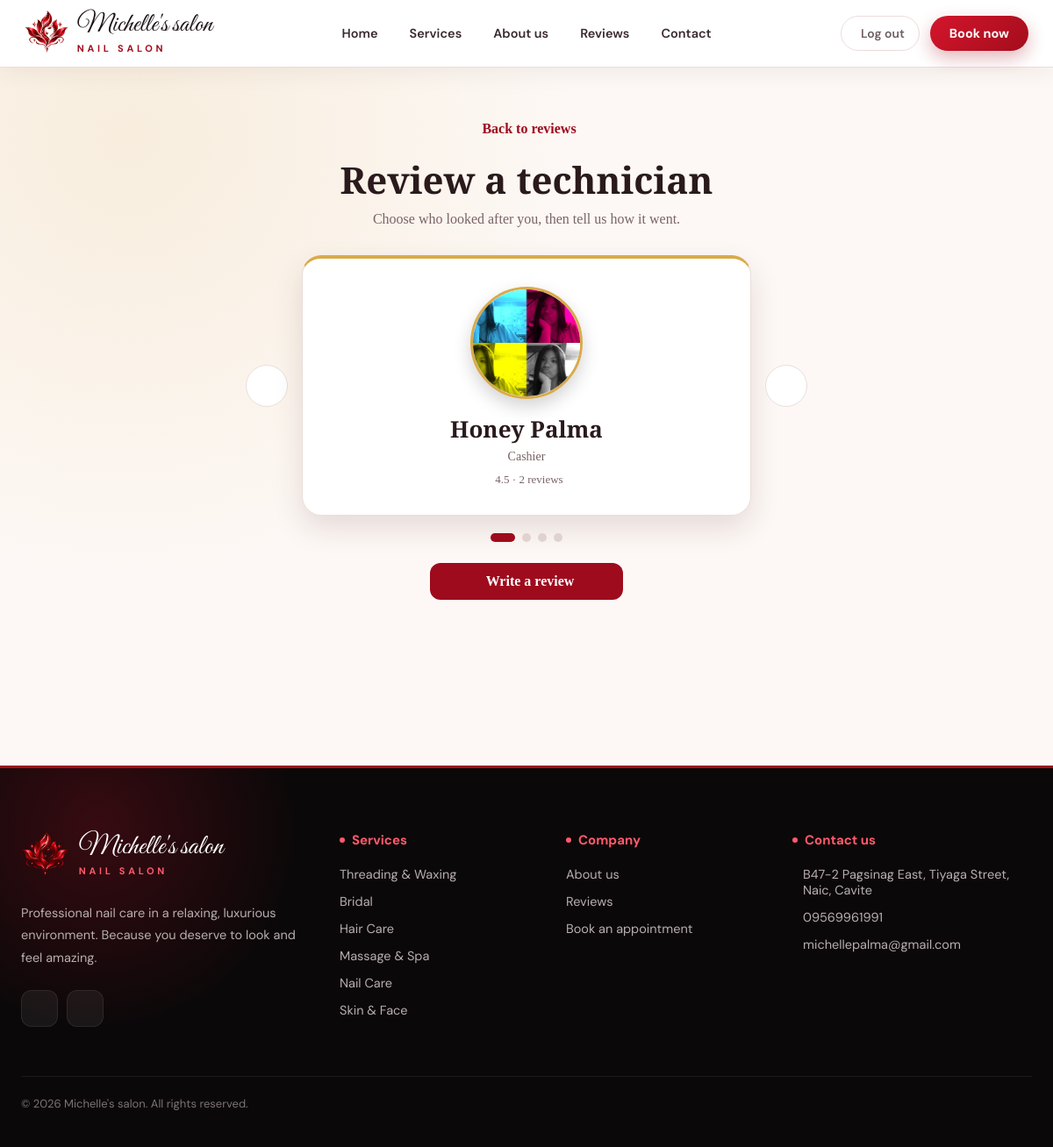
Screenshot of /reviews/new/ (signed in) with the database file from the repository.
### apiprojects/models.py (models this page shows, shortened)
class SiteSettings(models.Model):
    salon_name = models.CharField(max_length=80, default="Michelle's salon")
    tagline = models.CharField(max_length=60, default="NAIL SALON")
    logo = models.ImageField(upload_to="site/", blank=True,
                             help_text="Leave empty to use the built-in logo.")
    description = models.TextField(
        default="Professional nail care in a relaxing, luxurious environment. "
                "Because you deserve to look and feel amazing."
    )
    facebook_url = models.URLField(blank=True)
    instagram_url = models.URLField(blank=True)
    tiktok_url = models.URLField(blank=True)
    address = models.CharField(max_length=255, blank=True)
    map_link = models.URLField(blank=True, help_text="Optional Google Maps link for the address.")
    phone = models.CharField(max_length=30, blank=True)
    email = models.EmailField(blank=True)
    login_banner = models.ImageField(upload_to="site/", blank=True, null=True)
    login_banner_caption = models.CharField(
        max_length=240,
        blank=True,
        default="Professional nail care in a relaxing, luxurious environment. Because you deserve to look and feel amazing.",
    )
    class Meta:
        verbose_name = "Site settings"
        verbose_name_plural = "Site settings"

class Staff(models.Model):
    user = models.OneToOneField(settings.AUTH_USER_MODEL, on_delete=models.SET_NULL, related_name="staff_profile", null=True, blank=True)
    name = models.CharField(max_length=100)
    role = models.CharField(max_length=60, blank=True)
    image = models.ImageField(upload_to="staff/")
    number = models.CharField(max_length=20, null=True, blank=True)
    location = models.CharField(max_length=100, null=True, blank=True)
    base_salary = models.DecimalField(max_digits=10, decimal_places=2, default=0)
    commission_rate = models.DecimalField(max_digits=4, decimal_places=2, default=0)
    class Meta:
        verbose_name_plural = "staff"

class ServiceCategory(models.Model):
    name = models.CharField(max_length=50, unique=True)
    image = models.ImageField(upload_to="categories/", blank=True)
    description = models.TextField(blank=True)
    starting_price = models.DecimalField(
        max_digits=8, decimal_places=2, null=True, blank=True,
        help_text="Shown as 'From ₱…' in the Our Services section.",
    )
    tick_popular = models.BooleanField(default=False, verbose_name="Most popular")
    class Meta:
        verbose_name_plural = "service categories"

### apiprojects/views.py (the view, shortened to what this page needs)
# urls.py: path("reviews/new/", views.review_create, name="review_create"),
@login_required
def review_create(request):
    staff_members = list(
        Staff.objects
        .annotate(avg_rating=Avg("reviews__rating"), review_count=Count("reviews"))
        .order_by("name")
    )
    mine = {r.staff_id: r for r in Review.objects.filter(user=request.user)}
    for s in staff_members:
        existing = mine.get(s.pk)
        s.my_rating = existing.rating if existing else ""
        s.my_message = existing.message if existing else ""
    selected_id = request.GET.get("staff", "")
    form = ReviewForm()
    return render(request, "appointments/review_form.html", {
        "staff_members": staff_members,
        "form": form,
        "selected_id": selected_id,
        **_landing_context(),
    })

### apiprojects/views.py (called while the page is built)
def _landing_context():
    return {
        "categories": ServiceCategory.objects.order_by("-tick_popular", "name"),
        "about": AboutSection.objects.first() or AboutSection.objects.create(),
        "site": SiteSettings.objects.first() or SiteSettings.objects.create(),
        "footer_services": FooterLink.objects.filter(column="services", is_active=True),
        "footer_company": FooterLink.objects.filter(column="company", is_active=True),
    }

### apiprojects/templates/appointments/review_form.html (shortened to what this page needs)
{% extends 'appointments/urltemplate.html' %}
{% load static %}
{% block content %}
<link rel="stylesheet" href="{% static 'appointments/css/reviews.css' %}">
<div class="rv-page">
  <div class="rv-page__inner">
    <a class="rv-back" href="{% url 'homepage' %}#reviews">
      <iconify-icon icon="ph:arrow-left-bold"></iconify-icon> Back to reviews
    </a>
    <h1>Review a technician</h1>
    <p class="rv-page__sub">Choose who looked after you, then tell us how it went.</p>
    {% if staff_members %}
    <div class="rv-picker" id="rv-picker" tabindex="0"
         data-initial="{{ selected_id }}" data-bound="{% if form.is_bound %}1{% endif %}">
      <button type="button" class="rv-arrow" data-step="-1" aria-label="Previous staff member">
      </button>
      <div class="rv-stage">
        {% for s in staff_members %}
        <article class="rv-slide" data-staff-id="{{ s.pk }}" data-name="{{ s.name }}"
                 data-rating="{{ s.my_rating }}" data-message="{{ s.my_message }}" hidden>
          {% if s.image %}
            <img class="rv-slide__photo" src="{{ s.image.url }}" alt="{{ s.name }}">
          {% else %}
            <span class="rv-slide__photo rv-slide__photo--blank">{{ s.name|first|upper }}</span>
          {% endif %}
          <h2 class="rv-slide__name">{{ s.name }}</h2>
          <p class="rv-slide__role">{{ s.role|default:"Technician" }}</p>
          <p class="rv-slide__meta">
            {% if s.avg_rating %}{{ s.avg_rating|floatformat:1 }} · {{ s.review_count }} review{{ s.review_count|pluralize }}{% else %}No reviews yet{% endif %}
          </p>
        </article>
        {% endfor %}
      </div>
      <button type="button" class="rv-arrow" data-step="1" aria-label="Next staff member">
      </button>
    </div>
    <div class="rv-dots" id="rv-dots">
      {% for s in staff_members %}
        <button type="button" class="rv-dot" aria-label="Show {{ s.name }}"></button>
      {% endfor %}
    </div>
    <button type="button" class="rv-cta rv-open" id="rv-open">
      <iconify-icon icon="ph:pencil-simple-line-duotone"></iconify-icon> Write a review
    </button>
    {% else %}
      <p class="rv-empty">There are no staff members to review yet.</p>
    {% endif %}
  </div>
</div>
{% endblock %}

### apiprojects/templates/appointments/_navbar.html (shortened to what this page needs)
{% load static %}
{% with is_home=request.resolver_match.url_name %}
<header class="nb">
    <div class="nb-inner">
        <a href="{% if is_home == 'homepage' %}#home{% else %}{% url 'homepage' %}{% endif %}" class="nb-brand">
            <img src="{% if site.logo %}{{ site.logo.url }}{% else %}{% static 'appointments/images/transparent_salon.png' %}{% endif %}" alt="Michelle's Salon logo">
            <span class="nb-brand__text">
                <span class="nb-brand__name">{{ site.salon_name|default:"Michelle's salon" }}</span>
                <span class="nb-brand__tag">{{ site.tagline|default:"NAIL SALON" }}</span>
            </span>
        </a>
        <nav class="nb-links" aria-label="Main">
            <a href="{% if is_home == 'homepage' %}#home{% else %}{% url 'homepage' %}#home{% endif %}">Home</a>
            <a href="{% if is_home == 'homepage' %}#services{% else %}{% url 'homepage' %}#services{% endif %}">Services</a>
            <a href="{% if is_home == 'homepage' %}#aboutus{% else %}{% url 'homepage' %}#aboutus{% endif %}">About us</a>
            <a href="{% if is_home == 'homepage' %}#reviews{% else %}{% url 'homepage' %}#reviews{% endif %}">Reviews</a>
            <a href="#contact">Contact</a>
        </nav>
        <div class="nb-actions">
            {% if request.user.is_authenticated %}
            <form method="post" action="{% url 'logout' %}" class="nb-logout">
                <button type="submit"><iconify-icon icon="ph:sign-out-duotone"></iconify-icon><span>Log out</span></button>
            </form>
            {% else %}
            <a href="{% url 'login' %}" class="nb-login"><iconify-icon icon="ph:user-circle-duotone"></iconify-icon><span>Log in</span></a>
            {% endif %}
            <a href="{% if is_home == 'homepage' %}#booking{% else %}{% url 'homepage' %}#booking{% endif %}" class="nb-book">Book now</a>
        </div>
    </div>
</header>
{% endwith %}

### apiprojects/templates/appointments/_footer.html (shortened to what this page needs)
{% load static %}
{% with is_home=request.resolver_match.url_name %}
<footer class="ft" id="contact">
    <div class="ft-inner">
        <div class="ft-grid">
            <div class="ft-brand">
                <a href="{% if is_home == 'homepage' %}#home{% else %}{% url 'homepage' %}{% endif %}" class="ft-logo">
                    <img src="{% if site.logo %}{{ site.logo.url }}{% else %}{% static 'appointments/images/transparent_salon.png' %}{% endif %}" alt="Michelle's Salon logo">
                    <span class="ft-logo__text">
                        <span class="ft-logo__name">{{ site.salon_name|default:"Michelle's salon" }}</span>
                        <span class="ft-logo__tag">{{ site.tagline|default:"NAIL SALON" }}</span>
                    </span>
                </a>
                <p class="ft-desc">{{ site.description }}</p>
                <div class="ft-social">
                    {% if site.facebook_url %}<a href="{{ site.facebook_url }}" target="_blank" rel="noopener" aria-label="Facebook page"><iconify-icon icon="ph:facebook-logo-duotone"></iconify-icon></a>{% endif %}
                    {% if site.email %}<a href="mailto:{{ site.email }}" aria-label="Email us"><iconify-icon icon="ph:envelope-simple-duotone"></iconify-icon></a>{% endif %}
                </div>
            </div>
            <nav class="ft-col" aria-label="Services">
                <h4 class="ft-head">Services</h4>
                <ul class="ft-list">
                    {% for l in footer_services %}
                        <li><a href="{{ l.url }}">{{ l.label }}</a></li>
                    {% empty %}
                        {% for c in categories %}
                            <li><a href="{% if is_home == 'homepage' %}#services{% else %}{% url 'homepage' %}#services{% endif %}">{{ c.name }}</a></li>
                        {% endfor %}
                    {% endfor %}
                </ul>
            </nav>
            <nav class="ft-col" aria-label="Company">
                <h4 class="ft-head">Company</h4>
                <ul class="ft-list">
                    {% for l in footer_company %}
                        <li><a href="{{ l.url }}">{{ l.label }}</a></li>
                    {% empty %}
                        <li><a href="{% if is_home == 'homepage' %}#aboutus{% else %}{% url 'homepage' %}#aboutus{% endif %}">About us</a></li>
                        <li><a href="{% if is_home == 'homepage' %}#reviews{% else %}{% url 'homepage' %}#reviews{% endif %}">Reviews</a></li>
                        <li><a href="{% if is_home == 'homepage' %}#booking{% else %}{% url 'homepage' %}#booking{% endif %}">Book an appointment</a></li>
                    {% endfor %}
                </ul>
            </nav>
            <div class="ft-col">
                <h4 class="ft-head">Contact us</h4>
                <ul class="ft-list ft-contact">
                    {% if site.address %}
                    <li>
                        {% if site.map_link %}<a href="{{ site.map_link }}" target="_blank" rel="noopener">{{ site.address }}</a>{% else %}<span>{{ site.address }}</span>{% endif %}
                    </li>
                    {% endif %}
                    {% if site.phone %}
                    <li><iconify-icon icon="ph:phone-duotone"></iconify-icon><a href="tel:{{ site.phone }}">{{ site.phone }}</a></li>
                    {% endif %}
                    {% if site.email %}
                    <li><iconify-icon icon="ph:envelope-simple-duotone"></iconify-icon><a href="mailto:{{ site.email }}">{{ site.email }}</a></li>
                    {% endif %}
                </ul>
            </div>
        </div>
        <p class="ft-bottom">© {% now "Y" %} {{ site.salon_name|default:"Michelle's salon" }}. All rights reserved.</p>
    </div>
</footer>
{% endwith %}

### apiprojects/static/appointments/css/style.css (style rules this page uses)
html { scroll-behavior: smooth; }
body { margin: 0; background: rgb(255, 255, 255); }
:root { --rise: 100px; --reveal-range: entry 0% cover 30%; }

### apiprojects/static/appointments/css/reviews.css (style rules this page uses)
.rv, .rv-page { --rv-crimson: #9e0b1d; --rv-velvet: #6b0c1b; --rv-wine: #3a0711; --rv-gold: #d9aa4b; --rv-gold-deep: #8a6410; --rv-gold-light: #f3dca0; --rv-ink: #2a1a1c; --rv-muted: #7a6366; --rv-line: #eadfdc; --rv-gap: 24px; --rv-heading: "Playfair Display", Georgia, serif; color: var(--rv-ink); }
.rv *, .rv-page * { box-sizing: border-box; }
.rv-cta { display: inline-flex; align-items: center; justify-content: center; gap: 8px; padding: 12px 22px; border: 0; border-radius: 12px; background: var(--rv-crimson); font: inherit; font-weight: 700; color: #fff; text-decoration: none; cursor: pointer; transition: background .2s ease, transform .1s ease; }
.rv-page { display: flex; justify-content: center; min-height: calc(100vh - 140px); padding: 56px 20px 80px; background: radial-gradient(circle at 12% 10%, rgba(217, 170, 75, .14), transparent 40%), #fdf8f5; }
.rv-page__inner { width: 100%; max-width: 640px; text-align: center; }
.rv-back { display: inline-flex; align-items: center; gap: 6px; margin-bottom: 20px; font-weight: 600; color: var(--rv-crimson); text-decoration: none; }
.rv-page h1 { margin: 0 0 8px; font-family: var(--rv-heading); font-size: clamp(30px, 4vw, 42px); }
.rv-page__sub { margin: 0 0 32px; color: var(--rv-muted); }
.rv-picker { display: flex; align-items: center; gap: 16px; outline: none; }
.rv-arrow { flex: 0 0 auto; display: grid; place-items: center; width: 48px; height: 48px; border: 1px solid var(--rv-line); border-radius: 50%; background: #fff; font-size: 20px; color: var(--rv-crimson); cursor: pointer; transition: background .2s ease, color .2s ease, border-color .2s ease; }
.rv-stage { flex: 1; min-width: 0; padding: 32px 24px; background: #fff; border: 1px solid var(--rv-line); border-top: 4px solid var(--rv-gold); border-radius: 22px; box-shadow: 0 14px 34px rgba(58, 7, 17, .12); }
.rv-slide { display: flex; flex-direction: column; align-items: center; gap: 6px; animation: rv-fade .35s ease; }
.rv-slide__photo { width: 128px; height: 128px; margin-bottom: 10px; border: 3px solid var(--rv-gold); border-radius: 50%; object-fit: cover; box-shadow: 0 8px 20px rgba(0, 0, 0, .18); }
.rv-slide__name { margin: 0; font-family: var(--rv-heading); font-size: 26px; }
.rv-slide__role { margin: 0; font-size: 14px; color: var(--rv-muted); }
.rv-slide__meta { display: inline-flex; align-items: center; gap: 6px; margin: 4px 0 0; font-size: 13px; color: var(--rv-muted); }
.rv-dots { display: flex; justify-content: center; gap: 8px; margin: 20px 0 24px; }
.rv-dot { width: 10px; height: 10px; padding: 0; border: 0; border-radius: 999px; background: #e0d3cf; cursor: pointer; transition: width .25s ease, background .25s ease; }
.rv-dot.is-current { width: 28px; background: var(--rv-crimson); }
.rv-open { min-width: 220px; }

### rows the page displays
SiteSettings: salon_name "Michelle's salon", tagline "NAIL SALON", description "Professional nail care in a relaxing, luxurious environment. Because you deserve to look and feel amazing.", address "B47-2 Pagsinag East, Tiyaga Street, Naic, Cavite", phone "09569961991", email "michellepalma@gmail.com"
Staff: image (picture), name "Honey Palma", role "Cashier", avg_rating "4.5", review_count "2"
ServiceCategory: name "Threading & Waxing"
ServiceCategory: name "Bridal"
ServiceCategory: name "Hair Care"
ServiceCategory: name "Massage & Spa"
ServiceCategory: name "Nail Care"
ServiceCategory: name "Skin & Face"
